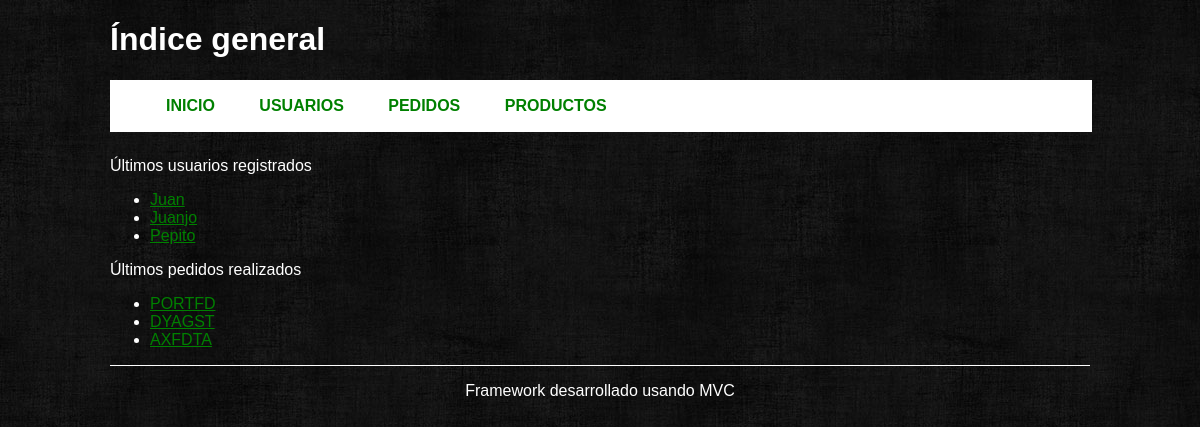
The page / on the database its author committed.
### tables this page shows
CREATE TABLE IF NOT EXISTS `usuarios` (
  `id` int(10) NOT NULL AUTO_INCREMENT,
  `dni` varchar(9) NOT NULL,
  `nombre` varchar(20) NOT NULL,
  `apellidos` varchar(50) NOT NULL,
  PRIMARY KEY (`id`)
);

CREATE TABLE IF NOT EXISTS `pedidos` (
  `id` int(11) NOT NULL AUTO_INCREMENT,
  `referencia` varchar(6) NOT NULL,
  `id_usuario` int(10) NOT NULL,
  PRIMARY KEY (`id`)
);

### controllers/indexController.php (called while the page is built, shortened)
<?php
class indexController extends Controller{
    private $_user;
    private $_order;
    public function __construct() {
        $this->_user  = $this->loadModel('user');
        $this->_order = $this->loadModel('order');
    }
    public function index(){
        $this->_view->users  = $this->_user->getLastUsers();
        $this->_view->orders = $this->_order->getLastOrders();
        $this->_view->titulo = 'Portada';
        $this->_view->render('index');
    }
}
?>

### index.php (called while the page is built, shortened)
<?php
require_once APP_PATH . 'Controller.php';
require_once APP_PATH . 'Model.php';
try{
    Bootstrap::run(new Request);
}catch(Exception $e){
    echo $e->getMessage();;
}
?>

### application/Model.php (called while the page is built, shortened)
<?php
class Model {
    public function __construct() {
        $this->_db = new Database();
    }
}

### models/userModel.php (called while the page is built, shortened)
<?php
class userModel extends Model {
    public function getLastUsers() {
        $user = $this->_db->query("SELECT id, nombre
                                  FROM usuarios
                                  ORDER BY id DESC
                                  LIMIT 3");
        return $user->fetchall();
    }
}

### application/Controller.php (called while the page is built, shortened)
<?php
abstract class Controller {
    protected function loadModel($model) {
        $model = $model . 'Model';
        $pathModel = ROOT . 'models' . DS . $model . '.php';
        if(is_readable($pathModel)) {
            $model = new $model;
            return $model;
        }
        else {
            throw new Exception("Error de Modelo");
        }
    }
}

### models/orderModel.php (called while the page is built, shortened)
<?php
class orderModel extends Model {
    public function getLastOrders() {
        $order = $this->_db->query("SELECT *
                                  FROM pedidos
                                  ORDER BY id DESC
                                  LIMIT 3");
        return $order->fetchall(PDO::FETCH_ASSOC);
    }
}

### views/index/index.phtml (the view)
<?php if(isset($this->users)  && count($this->users) &&
         isset($this->orders)  && count($this->orders)): ?>
<div>
    <p>Últimos usuarios registrados</p>
    <ul>
    <?php foreach ($this->users as $user): ?>
        <li><a href="user/view/<?php echo $user['id']; ?>"><?php echo $user['nombre']; ?></a></li>
    <?php endforeach; ?>
    </ul>
</div>
<div>
    <p>Últimos pedidos realizados</p>
    <ul>
    <?php foreach ($this->orders as $order): ?>
        <li><a href="order/view/<?php echo $order['id']; ?>"><?php echo $order['referencia']; ?></a></li>
    <?php endforeach; ?>
    </ul>
</div>
<?php else: ?>
    <p><strong>No hay datos en la base de datos</strong></p>
<?php endif; ?>

### views/layout/default/css/style.css (style rules this page uses)
body { color: white; background: transparent url('../img/fondo.jpeg') repeat; font-family: Arial, Helvetica, Verdana; }
a, a:visited { color:green; }

### rows shown on the page
usuarios: nombre "Juan"
usuarios: nombre "Juanjo"
usuarios: nombre "Pepito"
pedidos: referencia "PORTFD"
pedidos: referencia "DYAGST"
pedidos: referencia "AXFDTA"

### other values the page prints
$layoutParams['menu'][$i]['title'] "INICIO"
$layoutParams['menu'][$i]['title'] "USUARIOS"
$layoutParams['menu'][$i]['title'] "PEDIDOS"
$layoutParams['menu'][$i]['title'] "PRODUCTOS"
